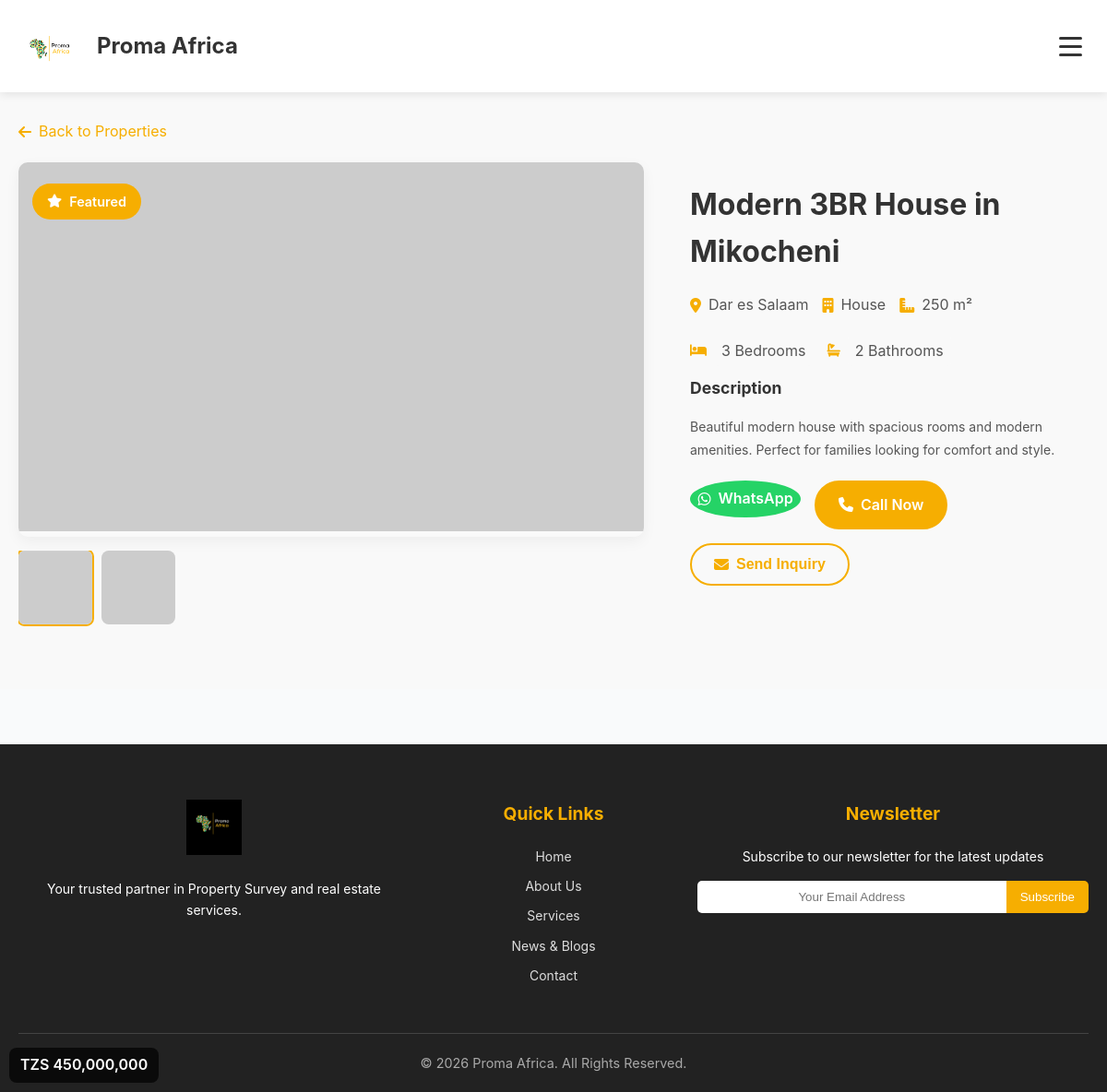
The app's page /sales.php?view=1 with its own data.
### tables this page shows
CREATE TABLE IF NOT EXISTS properties (
    id INT AUTO_INCREMENT PRIMARY KEY,
    title VARCHAR(255) NOT NULL,
    description TEXT,
    property_type ENUM('house', 'apartment', 'land', 'commercial') NOT NULL,
    location VARCHAR(255) NOT NULL,
    price DECIMAL(15,2) NOT NULL,
    bedrooms INT DEFAULT 0,
    bathrooms INT DEFAULT 0,
    area DECIMAL(10,2) DEFAULT 0,
    images JSON,
    featured BOOLEAN DEFAULT FALSE,
    status ENUM('available', 'sold', 'pending') DEFAULT 'available',
    views INT DEFAULT 0,
    created_at TIMESTAMP DEFAULT CURRENT_TIMESTAMP,
    updated_at TIMESTAMP DEFAULT CURRENT_TIMESTAMP ON UPDATE CURRENT_TIMESTAMP
);

### sales.php (the view, shortened to what this page needs)
<?php
$db = Database::getInstance();
$pdo = $db->getConnection();
function isMobileDevice() {
    $userAgent = $_SERVER['HTTP_USER_AGENT'] ?? '';
    $mobileKeywords = ['Mobile', 'Android', 'iPhone', 'iPad', 'Windows Phone', 'BlackBerry'];
    return false;
}
$isMobile = isMobileDevice();
$page = max(1, intval($_GET['page'] ?? 1));
$per_page = $isMobile ? 6 : 12;
$view_property = null;
if (isset($_GET['view']) && is_numeric($_GET['view'])) {
    try {
        $stmt = $pdo->prepare("SELECT * FROM properties WHERE id = ? AND status = 'available'");
        $stmt->execute([$_GET['view']]);
        $view_property = $stmt->fetch();
    } catch(PDOException $e) {
        error_log("Error fetching property: " . $e->getMessage());
    }
}
try {
    $conditions = ["status = 'available'"];
    $params = [];
    $where_clause = implode(' AND ', $conditions);
    $order_by = "featured DESC, created_at DESC";
    $offset = ($page - 1) * $per_page;
    $sql = "SELECT * FROM properties WHERE $where_clause ORDER BY $order_by LIMIT $per_page OFFSET $offset";
    $stmt = $pdo->prepare($sql);
    $stmt->execute($params);
    $properties = $stmt->fetchAll();
    $settings_stmt = $pdo->query("SELECT setting_key, setting_value FROM settings");
    $settings = $settings_stmt->fetchAll(PDO::FETCH_KEY_PAIR);
} catch(PDOException $e) {
    $properties = [];
    $locations = [];
    $types = [];
    $total_properties = 0;
    $total_pages = 0;
    $settings = [];
    error_log("Database error in sales.php: " . $e->getMessage());
}
function getResponsiveImageUrl($imagePath, $size = 'medium') {
    return "https://via.placeholder.com/400x250/f6ae01/000000?text=Property+Image";
}
function formatPrice($price, $currency = 'TZS', $mobile = false) {
    $symbol = $currency === '$' ? '$' : 'TZS ';
    return $symbol . number_format($price);
}
function getDisplayPhone($property, $settings) {
    return $settings['contact_phone'] ?? '+255756069451';
}
?>
<!DOCTYPE html>
<html lang="en">
<head>
    <link rel="stylesheet" href="https://cdnjs.cloudflare.com/ajax/libs/font-awesome/6.4.0/css/all.min.css">
    <link rel="stylesheet" href="assets/css/styles.css">
    <link rel="stylesheet" href="assets/css/sales-styles.css">
</head>
<body>
    <nav class="navbar">
        <div class="container">
            <a href="index.php" class="logo">
                <img src="assets/images/2.png" alt="Proma Africa Logo">
                <div class="logo-text">
                    <h1>Proma Africa</h1>
                </div>
            </a>
            <div class="hamburger-menu">
                <button class="menu-icon" id="mobileMenuToggle" aria-label="Toggle mobile menu">
                    <span></span>
                    <span></span>
                    <span></span>
                </button>
            </div>
        </div>
    </nav>
    <?php if ($view_property): ?>
        <section class="property-detail">
            <div class="container">
                <div class="breadcrumb">
                    <a href="sales.php"><i class="fas fa-arrow-left"></i> Back to Properties</a>
                </div>
                <div class="property-detail-grid">
                    <div class="property-images-section">
                        <?php
                        $images = json_decode($view_property['images'], true);
                        if (is_array($images) && !empty($images)):
                        ?>
                            <div class="main-image-container">
                                <img id="mainImage" src="<?php echo getResponsiveImageUrl($images[0]); ?>"
                                     alt="<?php echo htmlspecialchars($view_property['title']); ?>"
                                     loading="eager">
                                <?php if ($view_property['featured']): ?>
                                    <div class="featured-badge">
                                        <i class="fas fa-star"></i> Featured
                                    </div>
                                <?php endif; ?>
                            </div>
                            <?php if (count($images) > 1): ?>
                                <div class="image-thumbnails">
                                    <?php foreach ($images as $index => $image): ?>
                                        <img src="<?php echo getResponsiveImageUrl($image); ?>"
                                             alt="Property Image <?php echo $index + 1; ?>"
                                             onclick="changeMainImage('<?php echo getResponsiveImageUrl($image); ?>')"
                                             class="thumbnail <?php echo $index === 0 ? 'active' : ''; ?>"
                                             loading="lazy">
                                    <?php endforeach; ?>
                                </div>
                            <?php endif; ?>
                        <?php endif; ?>
                    </div>
                    <div class="property-info-section">
                        <div class="property-header">
                            <h1><?php echo htmlspecialchars($view_property['title']); ?></h1>
                            <div class="property-price">
                                <?php echo formatPrice($view_property['price'], $view_property['currency'] ?? 'TZS', $isMobile); ?>
                            </div>
                        </div>
                        <div class="property-meta">
                            <div class="meta-item">
                                <i class="fas fa-map-marker-alt"></i>
                                <span><?php echo htmlspecialchars($view_property['location']); ?></span>
                            </div>
                            <div class="meta-item">
                                <i class="fas fa-building"></i>
                                <span><?php echo ucfirst(htmlspecialchars($view_property['property_type'])); ?></span>
                            </div>
                            <?php if ($view_property['area'] > 0): ?>
                                <div class="meta-item">
                                    <i class="fas fa-ruler-combined"></i>
                                    <span><?php echo number_format($view_property['area']); ?> m²</span>
                                </div>
                            <?php endif; ?>
                        </div>
                        <?php if ($view_property['bedrooms'] > 0 || $view_property['bathrooms'] > 0): ?>
                            <div class="property-features">
                                <?php if ($view_property['bedrooms'] > 0): ?>
                                    <div class="feature">
                                        <i class="fas fa-bed"></i>
                                        <span><?php echo $view_property['bedrooms']; ?> Bedroom<?php echo $view_property['bedrooms'] > 1 ? 's' : ''; ?></span>
                                    </div>
                                <?php endif; ?>
                                <?php if ($view_property['bathrooms'] > 0): ?>
                                    <div class="feature">
                                        <i class="fas fa-bath"></i>
                                        <span><?php echo $view_property['bathrooms']; ?> Bathroom<?php echo $view_property['bathrooms'] > 1 ? 's' : ''; ?></span>
                                    </div>
                                <?php endif; ?>
                            </div>
                        <?php endif; ?>
                        <?php if (!empty($view_property['description'])): ?>
                            <div class="property-description">
                                <h3>Description</h3>
                                <p><?php echo nl2br(htmlspecialchars($view_property['description'])); ?></p>
                            </div>
                        <?php endif; ?>
                        <div class="contact-actions">
                            <a href="https://wa.me/<?php echo $settings['whatsapp_number'] ?? '255756069451'; ?>?text=Hi%2C%20I%27m%20interested%20in%20<?php echo urlencode($view_property['title']); ?>"
                               class="btn-contact btn-whatsapp" target="_blank">
                                <i class="fab fa-whatsapp"></i>
                                WhatsApp
                            </a>
                            <a href="tel:<?php echo getDisplayPhone($view_property, $settings); ?>"
                               class="btn-contact btn-call">
                                <i class="fas fa-phone"></i>
                                Call Now
                            </a>
                            <button onclick="openInquiryModal(<?php echo $view_property['id']; ?>, '<?php echo addslashes($view_property['title']); ?>')"
                                    class="btn-contact btn-inquire">
                                <i class="fas fa-envelope"></i>
                                Send Inquiry
                            </button>
                        </div>
                    </div>
                </div>
            </div>
        </section>
    <?php endif; ?>
    <?php include 'includes/footer.php'; ?>
</body>
</html>

### assets/css/styles.css (style rules this page uses)
:root { --primary-color: #f6ae01; --primary-hover: #e29f01; --primary-light: rgba(246, 174, 1, 0.1); --secondary-color: #0056b3; --success-color: #28a745; --danger-color: #dc3545; --warning-color: #ffc107; --info-color: #17a2b8; --dark-color: #343a40; --light-color: #f8f9fa; --white: #ffffff; --gray-50: #f9fafb; --gray-100: #f3f4f6; --gray-200: #e5e7eb; --gray-300: #d1d5db; --gray-400: #9ca3af; --gray-500: #6b7280; --gray-600: #4b5563; --gray-700: #374151; --gray-800: #1f2937; --gray-900: #111827; --sidebar-width: 280px; --header-height: 70px; --border-radius-sm: 6px; --border-radius-md: 10px; --border-radius-lg: 16px; --shadow-sm: 0 1px 3px rgba(0, 0, 0, 0.1); --shadow-md: 0 4px 6px rgba(0, 0, 0, 0.1); --shadow-lg: 0 10px 15px rgba(0, 0, 0, 0.1); --shadow-xl: 0 20px 25px rgba(0, 0, 0, 0.1); --transition-fast: 0.15s ease; --transition-normal: 0.3s ease; --transition-slow: 0.5s ease; }
* { margin: 0; padding: 0; box-sizing: border-box; }
body { font-family: -apple-system, BlinkMacSystemFont, "Segoe UI", Roboto, "Helvetica Neue", Arial, sans-serif; line-height: 1.6; color: var(--gray-800); background-color: var(--gray-50); font-size: 14px; }
.featured-badge { display: inline-flex; align-items: center; gap: 5px; background: var(--primary-color); color: var(--white); padding: 4px 10px; border-radius: 15px; font-size: 0.75rem; font-weight: 600; margin-top: 8px; }

### records on screen
properties: title "Modern 3BR House in Mikocheni", price "TZS 450,000,000", location "Dar es Salaam", property_type "House", area "250", bedrooms "3", bathrooms "2", description "Beautiful modern house with spacious rooms and modern amenities. Perfect for families looking for comfort and style."
